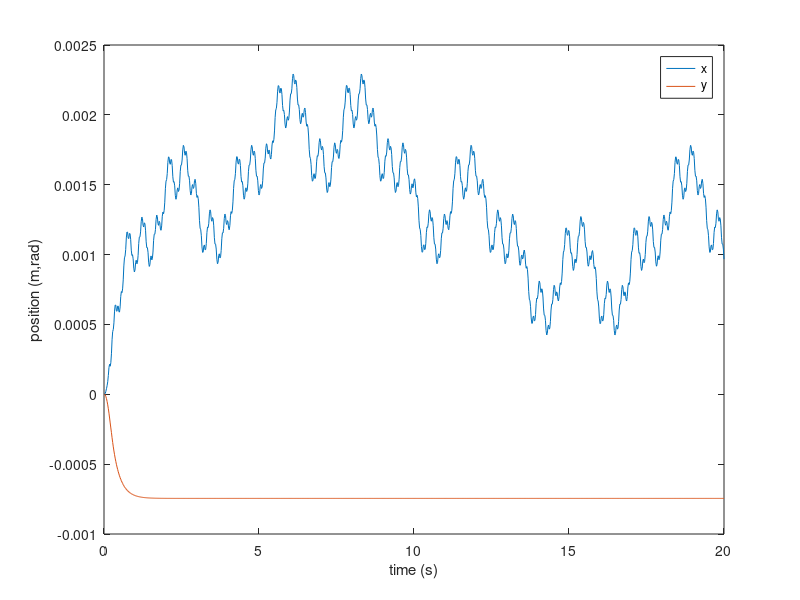

This chart was generated by the following MATLAB code:
%% Question 3
% % 
clc
clear all

dt=0.02;
t_final=20;
t=0:dt:t_final;

n=3; %num states
m=3;%num measurements

rR=0.195; %COM to wheel distance
M=3.4; %mass of the robot
IR=0.069; %robot moment of inertia

A=[-3.648 0 0; 0 -3.653 0; 0 0 -193];
B=[-0.0024/M 0 0.00124/M 0;
    0 0.0018/M 0 -0.0018/M;
    rR/IR rR/IR rR/IR rR/IR];
C=eye(3);

x=zeros(n,length(t));
xdot=zeros(n,length(t));
xddot=zeros(n,length(t));
z=zeros(n,length(t));

Kp=[-4.1,0,0;0,-4.1,0;0,0,-4.1;0,0,0]; % THESE BETTER HAVE NEGATIVE EIGSSSS
Kd=[-5,0,0;0,-5,0;0,0,-5;0,0,0];

%create some random points
randominput = rand(3,20)*6-3;

for k=1:length(t)-1
    %simulate system
    %xd = randominput(:,int8(k*dt/5)+1);
    xd = [5;5;0];
    dxdot=[0;0;0];
    dxddot=[0;0;0];
    
    u=Kp*(dxdot-xdot(:,k))+Kd*(xd-x(:,k)) %calculate controller based on position/velocity
    if(max(abs(u))>255) %normalize controller
        u=u/max(abs(u))*255;
    end
    

    xddot(:,k+1)=A*xdot(:,k)+B*u; %calculate new acceleration
    xdot(:,k+1) = xdot(:,k)+xddot(:,k)*dt; %calculate new velocity
    x(:,k+1) = x(:,k)+xdot(:,k+1)*dt; %calculate new position
    
    
    z(:,k+1)=C*xdot(:,k+1); %measure the velocity
    
end

figure
plot(t,x(1,:),t,x(2,:));
legend('x','y')
xlabel('time (s)')
ylabel('position (m,rad)')
